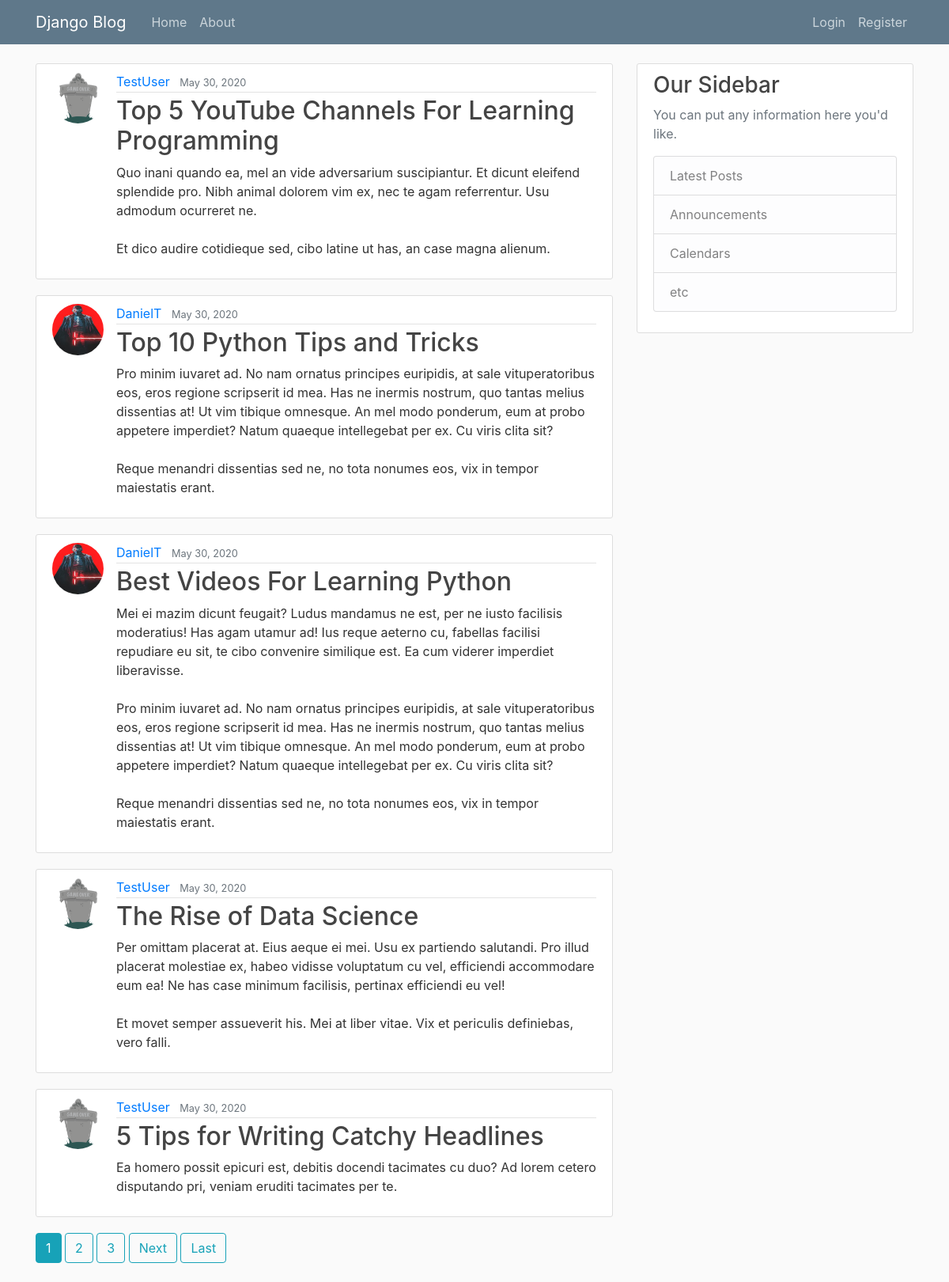
The page / on the database its author committed.
### blog/models.py (models this page shows, shortened)
class Post(models.Model):
    title = models.CharField(max_length=100)
    content = models.TextField()
    date_posted = models.DateTimeField(default=timezone.now)
    author = models.ForeignKey(User, on_delete=models.CASCADE)

### users/models.py (models this page shows, shortened)
class Profile(models.Model):
    user = models.OneToOneField(User, on_delete=models.CASCADE)
    image = models.ImageField(default="default.jpg", upload_to="profile_pics")

### blog/views.py (the view)
# urls.py: path("", PostListView.as_view(), name="blog-home"),
class PostListView(ListView):
    model = Post
    template_name = "blog/home.html"
    context_object_name = "posts"
    ordering = ["-date_posted"]
    paginate_by = 5

### blog/templates/blog/home.html (shortened to what this page needs)
{% extends "blog/base.html" %}
{% block content %}
{% for post in posts %}
<article class="media content-section">
    <img class="rounded-circle article-img" src="{{post.author.profile.image.url}}" alt="">
    <div class="media-body">
        <div class="article-metadata">
            <a class="mr-2" href="{%url 'user-posts' post.author.username %}">{{ post.author }}</a>
            <small class="text-muted">{{ post.date_posted|date:'F d, Y' }}</small>
        </div>
        <h2><a class="article-title" href="{% url 'post-detail' post.id%}">{{ post.title }}</a></h2>
        <p class="article-content">{{ post.content }}</p>
    </div>
</article>
{% endfor %}
{% if is_paginated %}
{%for num in page_obj.paginator.page_range%}
{%if page_obj.number == num %}
<a class="btn btn-info mb-4" href="?page={{num}}">{{num}}</a>
{%elif num > page_obj.number|add:'-3' and num < page_obj.number|add:'3' %}
<a class="btn btn-outline-info mb-4" href="?page={{num}}">{{num}}</a>
{% endif %}
{% endfor %}
{% if page_obj.has_next %}
<a class="btn btn-outline-info mb-4" href="?page={{page_obj.next_page.number}}">Next</a>
<a class="btn btn-outline-info mb-4" href="?page={{page_obj.paginator.num_pages}}">Last</a>
{% endif %}
{% endif %}
{% endblock content %}

### blog/templates/blog/base.html (shortened to what this page needs)
{% load static %}
<!DOCTYPE html>
<html lang="en">
<head>
    <link rel="stylesheet" href="https://stackpath.bootstrapcdn.com/bootstrap/4.3.1/css/bootstrap.min.css"
>
    <link rel="stylesheet" href="{% static 'blog/main.css' %}">
</head>
<body>
    <header class=" site-header">
        <nav class="navbar navbar-expand-md navbar-dark bg-steel fixed-top">
            <div class="container">
                <a class="navbar-brand mr-4" href="{%url 'blog-home' %}">Django Blog</a>
                <div class="collapse navbar-collapse" id="navbarToggle">
                    <div class="navbar-nav mr-auto">
                        <a class="nav-item nav-link" href="{%url 'blog-home' %}">Home</a>
                        <a class="nav-item nav-link" href="{% url 'blog-about'%}">About</a>
                    </div>
                    <div class="navbar-nav">
                        {% if user.is_authenticated%}
                        <a class="nav-item nav-link" href="{%url 'post-create'%}">New Post</a>
                        <a class="nav-item nav-link" href="{%url 'profile'%}">Profile</a>
                        <a class="nav-item nav-link" href="{%url 'logout'%}">Logout</a>
                        {% else %}
                        <a class="nav-item nav-link" href="{%url 'login'%}">Login</a>
                        <a class="nav-item nav-link" href="{%url 'register'%}">Register</a>
                        {% endif %}
                    </div>
                </div>
            </div>
        </nav>
    </header>
    <main role="main" class="container">
        <div class="row">
            <div class="col-md-8">
                {% block content %}{% endblock %}
            </div>
            <div class="col-md-4">
                <div class="content-section">
                    <h3>Our Sidebar</h3>
                    <p class='text-muted'>You can put any information here you'd like.
                        <ul class="list-group">
                            <li class="list-group-item list-group-item-light">Latest Posts</li>
                            <li class="list-group-item list-group-item-light">Announcements</li>
                            <li class="list-group-item list-group-item-light">Calendars</li>
                            <li class="list-group-item list-group-item-light">etc</li>
                        </ul>
                    </p>
                </div>
            </div>
        </div>
    </main>
</body>
</html>

### blog/static/blog/main.css (style rules this page uses)
body { background: #fafafa; color: #333333; margin-top: 5rem; }
h1, h2, h3, h4, h5, h6 { color: #444444; }
ul { margin: 0; }
.bg-steel { background-color: #5f788a; }
.site-header .navbar-nav .nav-link { color: #cbd5db; }
.content-section { background: #ffffff; padding: 10px 20px; border: 1px solid #dddddd; border-radius: 3px; margin-bottom: 20px; }
.article-title { color: #444444; }
.article-content { white-space: pre-line; }
.article-img { height: 65px; width: 65px; margin-right: 16px; }
.article-metadata { padding-bottom: 1px; margin-bottom: 4px; border-bottom: 1px solid #e3e3e3 }

### rows shown on the page
Post: author.profile.image (placeholder picture), author "TestUser", date_posted "May 30, 2020", title "Top 5 YouTube Channels For Learning Programming", content "Quo inani quando ea, mel an vide adversarium suscipiantur. Et dicunt eleifend splendide pro. Nibh animal dolorem vim ex, nec te agam referrentur. Usu admodum ocurreret ne. Et dico audire cotidieque sed, cibo latine ut has, an case magna alienum."
Post: author.profile.image (picture), author "DanielT", date_posted "May 30, 2020", title "Top 10 Python Tips and Tricks", content "Pro minim iuvaret ad. No nam ornatus principes euripidis, at sale vituperatoribus eos, eros regione scripserit id mea. Has ne inermis nostrum, quo tantas melius dissentias at! Ut vim tibique omnesque. An mel modo ponderum, eum at probo appetere imperdiet? Natum quaeque intellegebat per ex. Cu viris clita sit? Reque menandri dissentias sed ne, no tota nonumes eos, vix in tempor maiestatis erant."
Post: author.profile.image (picture), author "DanielT", date_posted "May 30, 2020", title "Best Videos For Learning Python", content "Mei ei mazim dicunt feugait? Ludus mandamus ne est, per ne iusto facilisis moderatius! Has agam utamur ad! Ius reque aeterno cu, fabellas facilisi repudiare eu sit, te cibo convenire similique est. Ea cum viderer imperdiet liberavisse. Pro minim iuvaret ad. No nam ornatus principes euripidis, at sale vituperatoribus eos, eros regione scripserit id mea. Has ne inermis nostrum, quo tantas melius dissentias at! Ut vim tibique omnesque. An mel modo ponderum, eum at probo appetere imperdiet? Natum quaeque intellegebat per ex. Cu viris clita sit? Reque menandri dissentias sed ne, no tota nonumes eos, vix in tempor maiestatis erant."
Post: author.profile.image (placeholder picture), author "TestUser", date_posted "May 30, 2020", title "The Rise of Data Science", content "Per omittam placerat at. Eius aeque ei mei. Usu ex partiendo salutandi. Pro illud placerat molestiae ex, habeo vidisse voluptatum cu vel, efficiendi accommodare eum ea! Ne has case minimum facilisis, pertinax efficiendi eu vel! Et movet semper assueverit his. Mei at liber vitae. Vix et periculis definiebas, vero falli."
Post: author.profile.image (placeholder picture), author "TestUser", date_posted "May 30, 2020", title "5 Tips for Writing Catchy Headlines", content "Ea homero possit epicuri est, debitis docendi tacimates cu duo? Ad lorem cetero disputando pri, veniam eruditi tacimates per te."

### other values the page prints
{{ num }} "1"
{{ num }} "2" "3"
